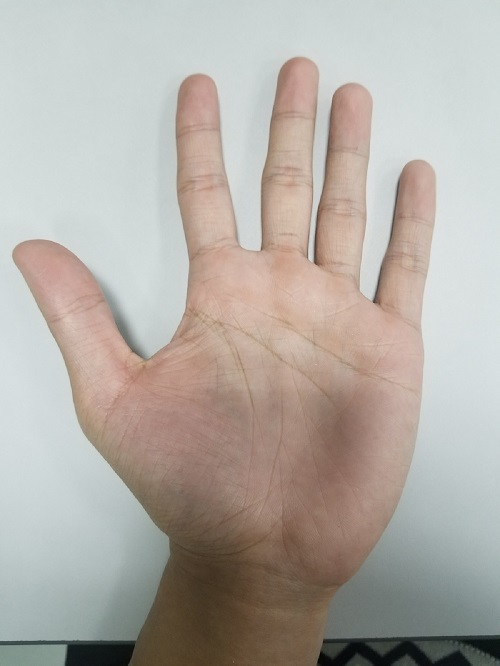
#> input picture wlihand.jpg, 500 x 666 px
$ python 13_BackProject.py
#> lines starting #> are read from the running program, lines starting #| are printed output that depends on the picture
#> further down, src is the input picture: shape (666, 500, 3); mean B, G, R 165.8, 172.5, 178.6
# http://blog.csdn.net/gangzhucoll/article/details/78736768
import cv2 as cv
from matplotlib import pyplot as plt


def hist2d(image):
    """2d 直方图计算和显示"""
    # 转换为hsv色彩空间
    hsv = cv.cvtColor(image, cv.COLOR_BGR2HSV)
#> hsv: shape (666, 500, 3); mean H, S, V 54.3, 36.6, 183.8
    # [180,256] bins 越多对每个像素细分的越厉害，会导致反响直方图的碎片化
    # [0,180,0,256]:hsv色彩空间中 h和s的取值范围，值是固定的
    hist = cv.calcHist([image], [0, 1], None, [180, 256], [0, 180, 0, 256])
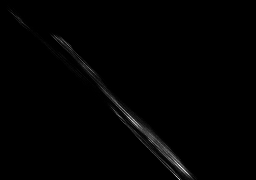
#> hist: shape (180, 256) float32; min 0, max 474, mean 3.8; drawn with min black and max white
    # interpolation:插值方式
    plt.imshow(hist, interpolation='nearest')
    # 直方图名字
    plt.title("2D hist")
    # 图一
    plt.show()


def backProjection():
    """直方图反向投影"""
    # 样本图片
    sample = cv.imread('wlihand.jpg')
    # 目标片图片
    target = cv.imread('cwwhand.jpg')
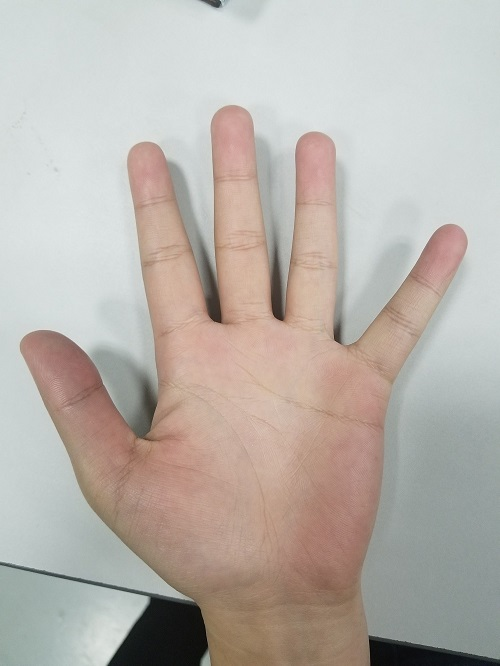
#> input picture cwwhand.jpg, 500 x 666 px
#> target is the input picture: shape (666, 500, 3); mean B, G, R 171, 177.7, 184.8
    sample_hsv = cv.cvtColor(sample, cv.COLOR_BGR2HSV)
    target_hsv = cv.cvtColor(target, cv.COLOR_BGR2HSV)
#> target_hsv: shape (666, 500, 3); mean H, S, V 56.2, 31.9, 189.2

    # 图二
    cv.imshow("sample", sample)
    # 图三
    cv.imshow("target", target)

    # 获得样本图片直方图
    # [0,1]:用于计算直方图的通道，这里使用hsv计算直方图，所以就直接使用第一h和第二通道，即h和s通道；
    # None:是否使用mask，None 否
    # [32,32] bins 越多对每个像素细分的越厉害，会导致反响直方图的碎片化
    # [0,180,0,256]:hsv色彩空间中 h和s的取值范围，是固定的
    sample_hist = cv.calcHist([sample_hsv], [0, 1], None, [32, 32], [0, 180, 0, 256])

    # 规划样本图片直方图
    # sample_hist:输入的矩阵
    # sample_hist：归一化后的矩阵
    # 0:归一化后的矩阵的最小值
    # 255：归一化后的矩阵的最大值
    # cv.NORM_MINMAX:数组的数值被平移或缩放到一个指定的范围，线性归一化，一般较常用
    cv.normalize(sample_hist, sample_hist, 0, 255, cv.NORM_MINMAX)

    # 生成反向投影
    # target_hsv:目标图像hsv矩阵
    # [0,1]:用于计算直方图反射投影的通道，这里使用hsv计算直方图，所以就直接使用第一h和第二通道，即h和s通道；
    # [0,180,0,256]:hsv色彩空间中 h和s的取值范围，是固定的
    # 1:是否缩放大小，1不需要，0需要
    dst = cv.calcBackProject([target_hsv], [0, 1], sample_hist, [0, 180, 0, 256], 1)
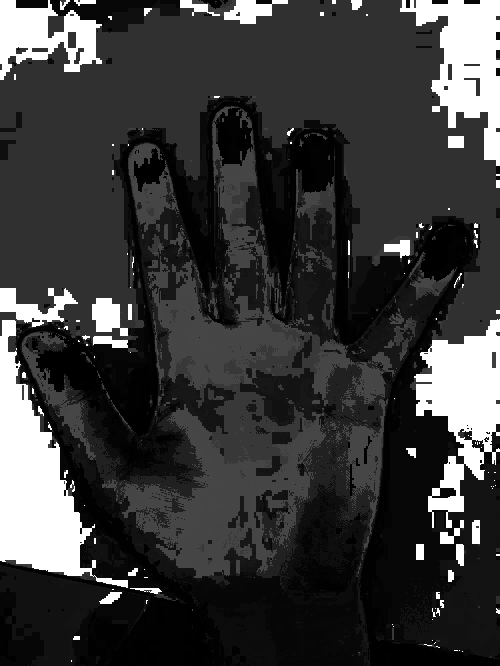
#> dst: shape (666, 500); min 0, max 255, mean 58.2
    # 图四
    cv.imshow("BackProject", dst)


src = cv.imread('wlihand.jpg')

hist2d(src);
backProjection()

# 等待用户操作
cv.waitKey(0)
# 释放所有窗口
cv.destroyAllWindows()
